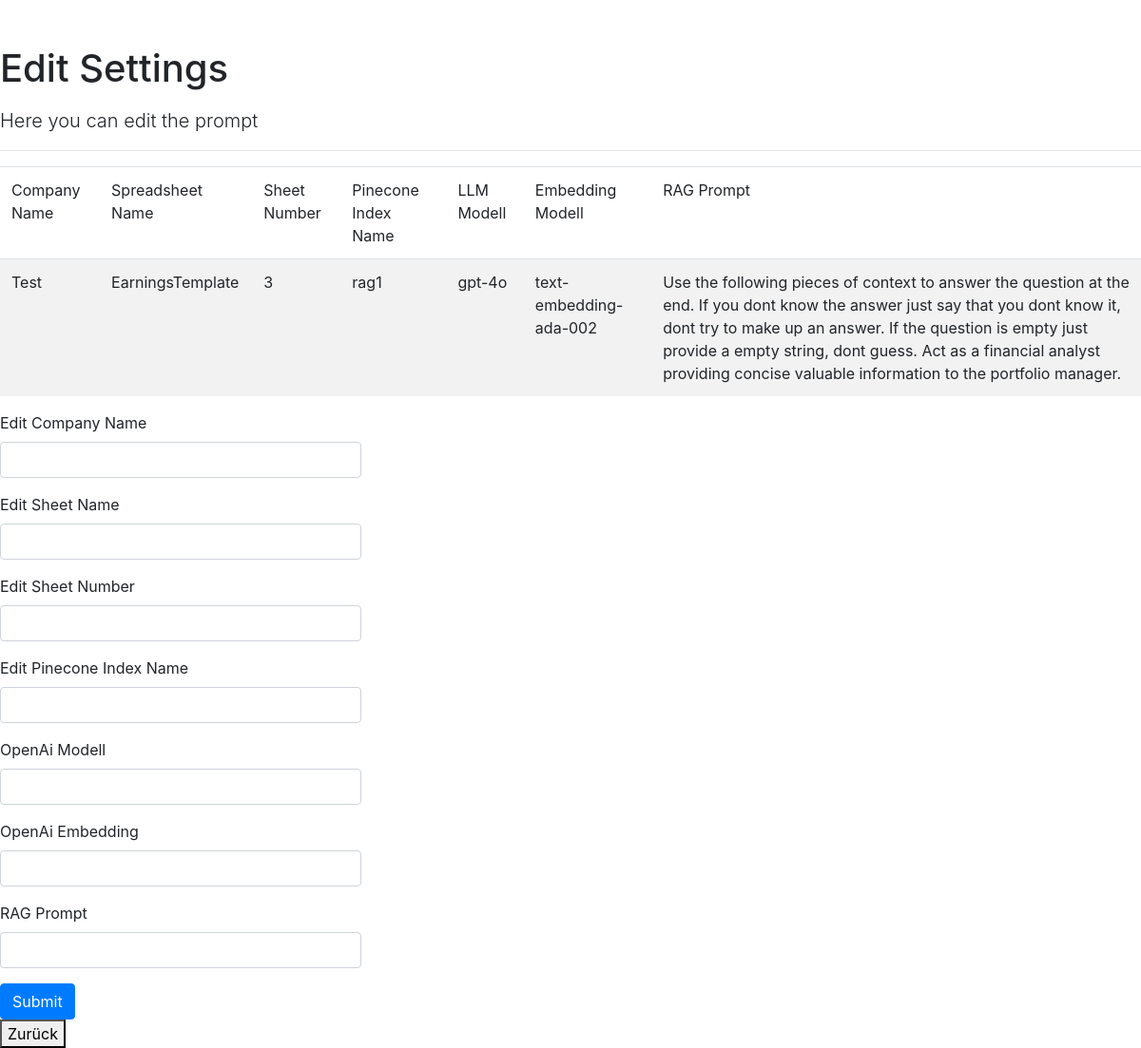
Before: /editsettings with the older database file.
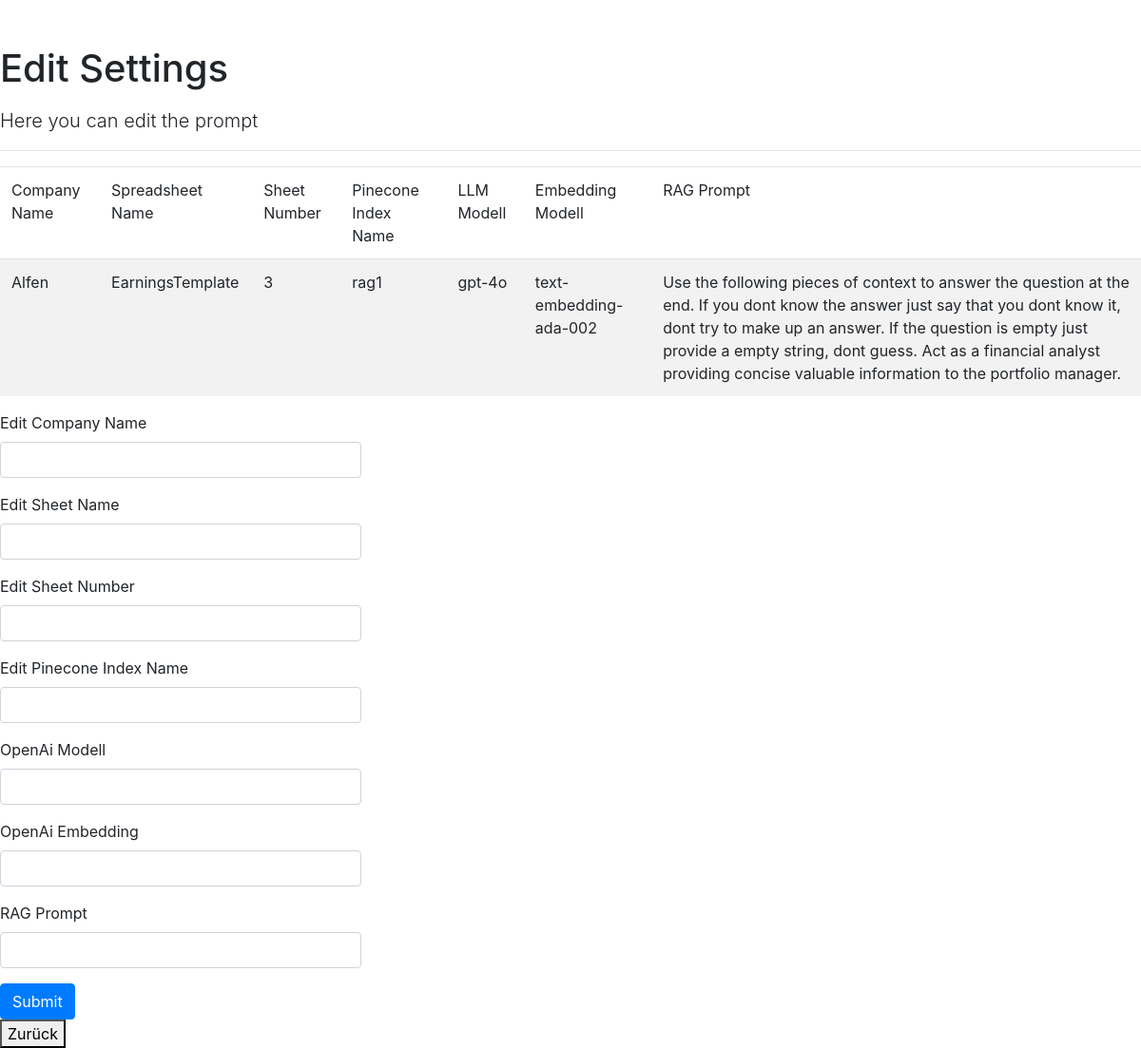
After: the same page with the newer database file.
### app/models.py (models this page shows)
class SummarySettings(db.Model):
    id = db.Column(db.Integer, primary_key=True)
    companyname = db.Column(db.String(80), nullable=False)
    gsheetname = db.Column(db.String(400), nullable=False)
    gsheetno = db.Column(db.String(400), nullable=False)
    indexname = db.Column(db.String(400), nullable=False)
    llm = db.Column(db.String(400), nullable=False)
    embedding = db.Column(db.String(400), nullable=False)
    rag_prompt = db.Column(db.String(400), nullable=False)

### app/routes.py (the view, shortened to what this page needs)
@app.route('/editsettings', methods=['GET', 'POST'])
def updatesettings():
    settings= SummarySettings.query.filter_by(id=1).first_or_404()
    form = EditSettingsForm()
    return render_template('updatesettings.html', settings=settings, form = form)

### app/forms.py
class EditSettingsForm(FlaskForm):
    companyname = StringField('Edit Company Name')
    gsheetname = StringField('Edit Sheet Name')
    gsheetno = StringField('Edit Sheet Number')
    indexname = StringField('Edit Pinecone Index Name')
    llm = StringField('OpenAi Modell')
    embedding = StringField('OpenAi Embedding')
    RAG_Prompt = StringField('RAG Prompt')
    submit = SubmitField('Submit')

### templates/updatesettings.html
{% extends "base.html" %}
{% from 'bootstrap/form.html' import render_form, render_field %}
{% block content %}
      <h1 class="pt-5 pb-2">Edit Settings</h1>
      <p class="lead">Here you can edit the prompt </p>
      <hr>
          <div>
            <table id="data" class="table table-striped">
                <thead>
                    <tr>
                        <td>Company Name</td>
                        <td>Spreadsheet Name</td>
                        <td>Sheet Number</td>
                        <td>Pinecone Index Name</td>
                        <td>LLM Modell</td>
                        <td>Embedding Modell</td>
                        <td>RAG Prompt</td>
                    </tr>
                </thead>
            <tbody>
                <tr>
                    <td>{{settings.companyname}}</td>
                    <td>{{settings.gsheetname}}</td>
                    <td>{{settings.gsheetno}}</td>
                    <td>{{settings.indexname}}</td>
                    <td>{{settings.llm}}</td>
                    <td>{{settings.embedding}}</td>
                    <td>{{settings.rag_prompt}}</td>
                </tr>
            </tbody>
        </table>
        <div class="row">
            <div class="col-md-4">
                {{ render_form(form)}}
            </div>
        </div>
        <a href= "/" >
            <button class="GFG">
             Zurück
            </button>
        </a>
          </div>
      {% endblock %}

Changed rows visible on the page:
changed SummarySettings "EarningsTemplate": companyname "Test" → "Alfen"
